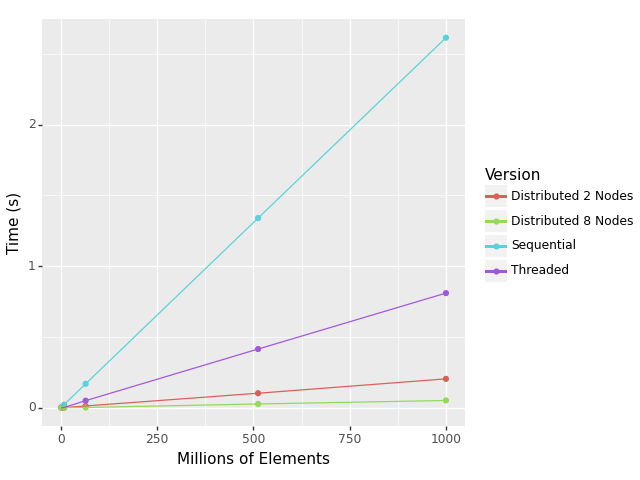

The script that saved this image:
import sys
import pandas as pd
from plotnine import *

if len(sys.argv) != 2:
  print("Usage: ", sys.argv[0], " <Input CSV>")
  exit()

data = pd.read_csv(sys.argv[1])
data['Millions of Elements'] = data['N'] * data['N'] * data['N'] / 1e6
data = data[data['Version'] != 'Distributed 4 Nodes']

p = ggplot(data, aes(x="Millions of Elements", y="Time (s)", color="Version")) + geom_point() + geom_line()
p.save("distributedComparison.png")

data = data[data['Version'] != 'Sequential']

p = ggplot(data, aes(x="Millions of Elements", y="Time (s)", color="Version")) + geom_point() + geom_line()
p.save("distributedComparisonParallelOnly.png")